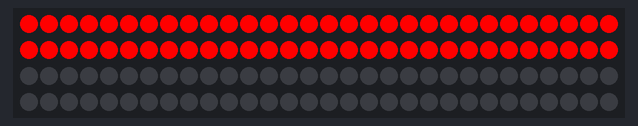
This sketch was run on a simulated Arduino Uno, built with avr-gcc and run on an emulated ATmega328P. On the bench: 120 RGB LEDs in strip order, left to right, continuing on the next row.

Above: at 0.19 s.
At 128.58 s:
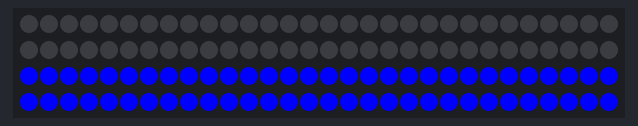

The sketch:

advanced_Flashing_Left_Right.ino
```cpp
#include <Adafruit_NeoPixel.h>
#ifdef __AVR__
#include <avr/power.h>
#endif

#define PIN 6

// Parameter 1 = number of pixels in strip
// Parameter 2 = Arduino pin number (most are valid)
// Parameter 3 = pixel type flags, add together as needed:
//   NEO_KHZ800  800 KHz bitstream (most NeoPixel products w/WS2812 LEDs)
//   NEO_KHZ400  400 KHz (classic 'v1' (not v2) FLORA pixels, WS2811 drivers)
//   NEO_GRB     Pixels are wired for GRB bitstream (most NeoPixel products)
//   NEO_RGB     Pixels are wired for RGB bitstream (v1 FLORA pixels, not v2)
Adafruit_NeoPixel strip = Adafruit_NeoPixel(120, PIN, NEO_GRB + NEO_KHZ800);

// IMPORTANT: To reduce NeoPixel burnout risk, add 1000 uF capacitor across
// pixel power leads, add 300 - 500 Ohm resistor on first pixel's data input
// and minimize distance between Arduino and first pixel.  Avoid connecting
// on a live circuit...if you must, connect GND first.

int redLeft = 255;
int greenLeft = 00;
int blueLeft = 0;

int redRight = 0;
int greenRight = 0;
int blueRight = 255;

int delayBetweenFlashes = 20;
int delayTime = 130;

void setup() {
  strip.begin();
  strip.show(); // Initialize all pixels to 'off'
  strip.setBrightness(255);
}

void loop() {

  for(int x = 0; x < 5; x++){
      flashLeft(7);
      flashRight(7);
  }
  doubleLightMovement(5);
}

void flashLeft(int repetition){
  setAllOff();
  for(int z = 0; z < repetition; z++){
    for(int x = 0; x < 60; x++){
    strip.setPixelColor(x, redLeft, greenLeft, blueLeft);
    }
    strip.show();
    delay(delayBetweenFlashes);
    for(int x = 0; x < 60; x++){
      strip.setPixelColor(x, 0, 0, 0);
    }
    strip.show();
    delay(delayBetweenFlashes);
  }
}

void flashRight(int repetition){
  setAllOff();
  for(int z = 0; z < repetition; z++){
    for(int x = 60; x < 120; x++){
    strip.setPixelColor(x, redRight, greenRight, blueRight);
    }
    strip.show();
    delay(delayBetweenFlashes);
    for(int x = 60; x < 120; x++){
      strip.setPixelColor(x, 0, 0, 0);
    }
    strip.show();
    delay(delayBetweenFlashes);
  }
}

void doubleLightMovement(int repeatNumber){
  for(int y = 0; y < repeatNumber; y++){
      for(int x = 0; x < 60; x++){
        strip.setPixelColor(x, redLeft, greenLeft, blueLeft);
        strip.setPixelColor(x+60, 0, 0, 0);
      }
      strip.show();
      delay(delayTime);
      for(int x = 0; x < 60; x++){
        strip.setPixelColor(x, 0, 0, 0);
        strip.setPixelColor(x+60, redRight, greenRight, blueRight);
      }
      strip.show();
      delay(delayTime);
  }
}


void setAllOff(){
  for(int x = 0; x < 120; x++){
    strip.setPixelColor(x, 0, 0, 0);
  }
  strip.show();
}
```
